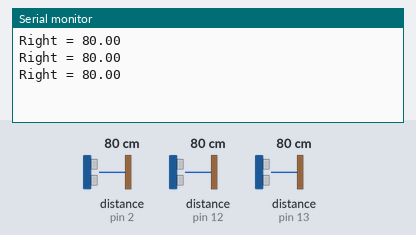
A sketch run on a simulated Arduino Uno, built with avr-gcc and run on an emulated ATmega328P. Parts: the last lines printed to the serial monitor. Inputs (shaded band) come from the test bench; at power-on: distance to the obstacle (sensors on pin 2, pin 12, pin 13) 80 cm.

Above: at 1.3 s.
1.4 s: distance to the obstacle (sensor on pin 2) set to 2 cm
At 1.9 s:
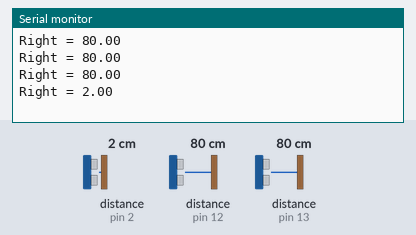
2.9 s: distance to the obstacle (sensor on pin 2) set to 4 cm
At 3.5 s:
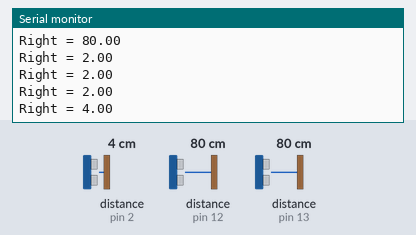
Timing chart, 0 to 5.9 s (numbered marks = the images above; inputs shaded):
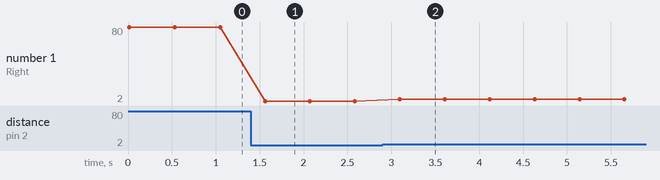

Measured:
- after the input at 1.4 s, the serial monitor: prints a new line after 0.16 s (image 1)
- after the input at 2.9 s, the serial monitor: prints a new line after 0.20 s (image 2)
- plotted number 1: 80 → 2 after the input at 1.4 s, 2 → 4 after the input at 2.9 s

The sketch:

sketch_jan14a.ino
```cpp
#include <HCSR04.h>

#include <L298N.h>

const int MAX_DISTANCE = 300;

unsigned int motorA = 10; // IN1
unsigned int motorB = 9;  // IN2
unsigned int motorC = 6; // IN3
unsigned int motorD = 5; // IN4
const byte  SENSOR_C = 13;
const byte  sensorCTrigger = 4;

const byte  SENSOR_R = 2;
const byte  sensorRTrigger = 3;

const byte  SENSOR_L = 12;
const byte  sensorLTrigger = 8;

L298N motorRight (motorB, motorA);
L298N motorLeft (motorC, motorD);
UltraSonicDistanceSensor sensorR(sensorRTrigger, SENSOR_R);
UltraSonicDistanceSensor sensorC(sensorCTrigger, SENSOR_C);
UltraSonicDistanceSensor sensorL(sensorLTrigger, SENSOR_L);

void setup() {
  // put your setup code here, to run once:
  motorLeft.setSpeed(700);
  motorRight.setSpeed(700);
  Serial.begin(9600);
}


void loop() {
  // put your main code here, to run repeatedly:
  // motorLeft.forward();
  // motorRight.forward();
  // int sensorRValue = digitalRead(SENSOR_R);
  // int sensorLValue = digitalRead(SENSOR_L);
  // int sensorCValue = digitalRead(SENSOR_C);
  float distanceR = sensorR.measureDistanceCm();
  float distanceC = sensorC.measureDistanceCm();
  float distanceL = sensorL.measureDistanceCm();
  // if(distanceR <= 2 && distanceR > -1){
  //   motorLeft.forward();
  //   motorRight.stop();
  // }
  Serial.print("Right = ");
  Serial.println(distanceR);
  // Serial.print("Center = ");
  // Serial.println(distanceC);
  // Serial.print("Left = ");
  // Serial.println(distanceL);
  delay(500);
  // Serial.println(sensorLValue);
  // Serial.println(sensorCValue);

}
```
